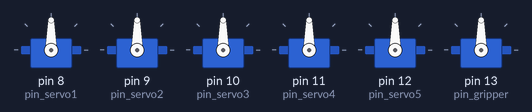
Bench run of a sketch on a simulated Arduino Uno, built with avr-gcc and run on an emulated ATmega328P. Shown: 6 × servo. What the sketch prints to the serial monitor is not drawn.

Above: at 0.1 s.
At 0.7 s:
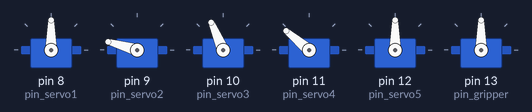
Timing chart, 0 to 2.2 s (numbered marks = the images above):
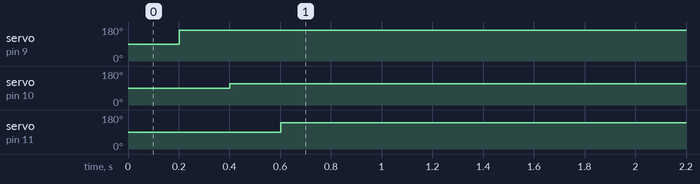

The sketch:

____-____.ino
```cpp
/********************************************************************************************************
  6自由度机械手逆运动学控制示例
  手爪和旋转手爪部位可通过自行设定角度，机械臂可通过识别给定角度位置

        S3  0°        S4  0°     S5
      90° |---------------|-------|---  90°
          | 180°          180°       S6
          |
          |
          |
          | 90°
   180°   | S2     0°
   -----------------
          S1

  舵机每个都调整好角度后再安装，设置角度为90度（中间角度），舵机分布安装上图；
  舵机S3,S4如果角度上为180°，下为0°则底部代码需将代码(180-theta3)改为theta3，theta4同理。
  S1，S2如安装角度方向相反也同样需要使用补角，改为(180-theta1)，(180-theta2)。

  @Author: YFROBOT-WST
  @Version: V1.0
  @Date: 05/30/2023
  @URL: www.yfrobot.com.cn
********************************************************************************************************/
#include <Servo.h>

Servo servo1;   // 旋转伺服
Servo servo2;   // 第二伺服
Servo servo3;   // 第三伺服
Servo servo4;   // 第四伺服
Servo servo5;   // 第五伺服
Servo gripper;  // 手爪伺服

int pin_servo1 = 8;    // 底部旋转舵机（黄色电缆）连接到arduino板上的引脚8
int pin_servo2 = 9;    // 抬臂1舵机（黄色电缆）连接到arduino板上的引脚9
int pin_servo3 = 10;   // 抬臂2舵机（黄色电缆）连接到arduino板上的引脚10
int pin_servo4 = 11;   // 抬臂3舵机（黄色电缆）连接到arduino板上的引脚11
int pin_servo5 = 12;   // 手爪旋转舵机（黄色电缆）连接到arduino板上的引脚12
int pin_gripper = 13;  // 手爪舵机（黄色电缆）连接到arduino板上的引脚13

float Pi = 3.1415926;  // π取值
float L1 = 72;         // 从表面到第二关节位置的第一个链接的高度  unit:mm
float L2 = 105;        // 从第2个关节到第3个关节的第二个链接的长度
float L3 = 128;        // 第3关节到第4关节的长度  145
float L4 = 170;        // 第4个关节到手臂尖端的长度（夹具）,包含手爪旋转舵机

float X_EE;  // 手爪的x轴坐标
float Y_EE;  // 手爪的y轴坐标
float Z_EE;  // 手爪的z轴坐标
float Zoffset, D, d, R;
float alpha1, alpha2, alpha3;
float Theta_1, Theta_2, Theta_3, Theta_4;

float min_PWM;  //default arduino 544
float max_PWM;  //default arduino 2400

void Inverse_kinematics(double X_EE, double Y_EE, double Z_EE) {
  if (X_EE > 0 && Z_EE >= L1) {
    D = sqrt(pow(X_EE, 2) + pow(Z_EE, 2));
    Theta_1 = (atan(Z_EE / X_EE)) * (180.00 / Pi);  //theta 1
    d = D - L4;
    Zoffset = Y_EE - L1;
    R = sqrt(pow(d, 2) + pow(Zoffset, 2));
    alpha1 = (acos(d / R)) * (180.00 / Pi);
    alpha2 = (acos((pow(L2, 2) + pow(R, 2) - pow(L3, 2)) / (2 * L2 * R))) * (180.00 / Pi);
    Theta_2 = (alpha1 + alpha2);                                                                //theta 2
    Theta_3 = ((acos((pow(L2, 2) + pow(L3, 2) - pow(R, 2)) / (2 * L2 * L3))) * (180.00 / Pi));  //theta 3
    alpha3 = 180.00 - ((180.00 - (alpha2 + Theta_3)) - alpha1);                                 //alpha3
    Theta_4 = 180 + 90 - alpha3;                                                                //theta 4
  } else if (X_EE > 0 && Z_EE <= L1) {
    D = sqrt(pow(X_EE, 2) + pow(Z_EE, 2));
    Theta_1 = (atan(Z_EE / X_EE)) * (180.00 / Pi);  //theta 1
    d = D - L4;
    Zoffset = Y_EE - L1;
    R = sqrt(pow(d, 2) + pow(Zoffset, 2));
    alpha1 = (acos(d / R)) * (180.00 / Pi);
    alpha2 = (acos((pow(L2, 2) + pow(R, 2) - pow(L3, 2)) / (2 * L2 * R))) * (180.00 / Pi);
    Theta_2 = (alpha2 - alpha1);                                                                //theta 2
    Theta_3 = ((acos((pow(L2, 2) + pow(L3, 2) - pow(R, 2)) / (2 * L2 * L3))) * (180.00 / Pi));  //theta 3
    alpha3 = 180.00 - ((180.00 - (alpha2 + Theta_3)) + alpha1);                                 //alpha3
    Theta_4 = 180 + 90 - alpha3;                                                                //theta 4
  } else if (X_EE == 0 && Z_EE >= L1) {
    D = sqrt(pow(X_EE, 2) + pow(Y_EE, 2));
    Theta_1 = 90.00;  //theta 1
    d = D - L4;
    Zoffset = Z_EE - L1;
    R = sqrt(pow(d, 2) + pow(Zoffset, 2));
    alpha1 = (acos(d / R)) * (180.00 / Pi);
    alpha2 = (acos((pow(L2, 2) + pow(R, 2) - pow(L3, 2)) / (2 * L2 * R))) * (180.00 / Pi);
    Theta_2 = alpha1 + alpha2;                                                                  //theta 2
    Theta_3 = ((acos((pow(L2, 2) + pow(L3, 2) - pow(R, 2)) / (2 * L2 * L3))) * (180.00 / Pi));  //theta 3
    alpha3 = 180.00 - ((180.00 - (alpha2 + Theta_3)) - alpha1);                                 //alpha3
    Theta_4 = 180 + 90 - alpha3;                                                                //theta 4
  } else if (X_EE == 0 && Z_EE <= L1) {
    D = sqrt(pow(X_EE, 2) + pow(Z_EE, 2));
    Theta_1 = 90.00;  //theta 1
    d = D - L4;
    Zoffset = Y_EE - L1;
    R = sqrt(pow(d, 2) + pow(Zoffset, 2));
    alpha1 = (acos(d / R)) * (180.00 / Pi);
    alpha2 = (acos((pow(L2, 2) + pow(R, 2) - pow(L3, 2)) / (2 * L2 * R))) * (180.00 / Pi);
    Theta_2 = (alpha2 - alpha1);                                                                //theta 2
    Theta_3 = ((acos((pow(L2, 2) + pow(L3, 2) - pow(R, 2)) / (2 * L2 * L3))) * (180.00 / Pi));  //theta 3
    alpha3 = 180.00 - ((180.00 - (alpha2 + Theta_3)) + alpha1);                                 //alpha3
    Theta_4 = 180 + 90 - alpha3;                                                                //theta 4
  } else if (X_EE < 0 && Z_EE >= L1) {
    D = sqrt(pow(X_EE, 2) + pow(Z_EE, 2));
    Theta_1 = 90.00 + (90.00 - abs((atan(Z_EE / X_EE)) * (180.00 / Pi)));  //theta 1
    d = D - L4;
    Zoffset = Y_EE - L1;
    R = sqrt(pow(d, 2) + pow(Zoffset, 2));
    alpha1 = (acos(d / R)) * (180.00 / Pi);
    alpha2 = (acos((pow(L2, 2) + pow(R, 2) - pow(L3, 2)) / (2 * L2 * R))) * (180.00 / Pi);
    Theta_2 = (alpha1 + alpha2);                                                                //theta 2
    Theta_3 = ((acos((pow(L2, 2) + pow(L3, 2) - pow(R, 2)) / (2 * L2 * L3))) * (180.00 / Pi));  //theta 3
    alpha3 = 180.00 - ((180.00 - (alpha2 + Theta_3)) - alpha1);                                 //alpha3
    Theta_4 = 180 + 90 - alpha3;                                                                //theta 4
  } else if (X_EE < 0 && Z_EE <= L1) {
    D = sqrt(pow(X_EE, 2) + pow(Z_EE, 2));
    Theta_1 = 90.00 + (90.00 - abs((atan(Z_EE / X_EE)) * (180.00 / Pi)));  //theta 1
    d = D - L4;
    Zoffset = Y_EE - L1;
    R = sqrt(pow(d, 2) + pow(Zoffset, 2));
    alpha1 = (acos(d / R)) * (180.00 / Pi);
    alpha2 = (acos((pow(L2, 2) + pow(R, 2) - pow(L3, 2)) / (2 * L2 * R))) * (180.00 / Pi);
    Theta_2 = (alpha2 - alpha1);                                                                //theta 2
    Theta_3 = ((acos((pow(L2, 2) + pow(L3, 2) - pow(R, 2)) / (2 * L2 * L3))) * (180.00 / Pi));  //theta 3
    alpha3 = 180.00 - ((180.00 - (alpha2 + Theta_3)) + alpha1);                                 //alpha3
    Theta_4 = 180 + 90 - alpha3;                                                                //theta 4
  }
}

void setup() {
  Serial.begin(9600);
  // servo1.attach(pin_servo1, min_PWM = 550.0, max_PWM = 550.00 + (180.00 / (209.00 / (2250.00 - 550.00))));
  servo1.attach(pin_servo1, min_PWM = 550.0, max_PWM = 2500.00);
  servo2.attach(pin_servo2, min_PWM = 500.0, max_PWM = 2500.00);
  servo3.attach(pin_servo3, min_PWM = 500.0, max_PWM = 2500.00);
  servo4.attach(pin_servo4, min_PWM = 500.0, max_PWM = 2500.00);
  servo5.attach(pin_servo5, min_PWM = 500.0, max_PWM = 2500.00);
  // servo4.attach(pin_servo4, min_PWM = 550.0, max_PWM = 550.00 + (180.00 / (164.00 / (2000.00 - 550.00))));
  gripper.attach(pin_gripper);  //gripper
}

void loop() {
  // for (int i = 100; i <= 250; i += 1) {
  //   Inverse_kinematics(0, 240, i);  // Inverse_kinematics(左右，前后，高度)  单位mm
  //   servo2.write(Theta_2);
  //   servo3.write(180 - Theta_3);
  //   servo4.write(180 - Theta_4);
  //   delay(10);
  // }
  // for (int i = 250; i >= 100; i -= 1) {
  //   Inverse_kinematics(0, 240, i);  // Inverse_kinematics(左右，前后，高度)  单位mm
  //   servo2.write(Theta_2);
  //   servo3.write(180 - Theta_3);
  //   servo4.write(180 - Theta_4);
  //   delay(10);
  // }

  Inverse_kinematics(0, 150, 200);  // Inverse_kinematics(左右，前后，高度)  单位mm
  servo1.write(Theta_1);
  delay(200);
  servo2.write(Theta_2);
  delay(200);
  servo3.write(180 - Theta_3);  // 舵机安装方向导致角度不正确，选择补角，用180-计算得出的角度
  delay(200);
  servo4.write(180 - Theta_4);  // 舵机安装方向导致角度不正确，选择补角，用180-计算得出的角度
  delay(200);
  servo5.write(90);
  delay(50);
  gripper.write(90);
  delay(50);

  Serial.print(" Servo: ");
  Serial.print(Theta_1);
  Serial.print("     ");
  Serial.print(Theta_2);
  Serial.print("     ");
  Serial.print(180 - Theta_3);
  Serial.print("     ");
  Serial.println(180 - Theta_4);
}
```

Measured:
- by itself, servo on pin 9 (pin_servo2): 90° → 164° at 0.20 s
- by itself, servo on pin 10 (pin_servo3): 90° → 113° at 0.40 s
- by itself, servo on pin 11 (pin_servo4): 90° → 140° at 0.60 s
